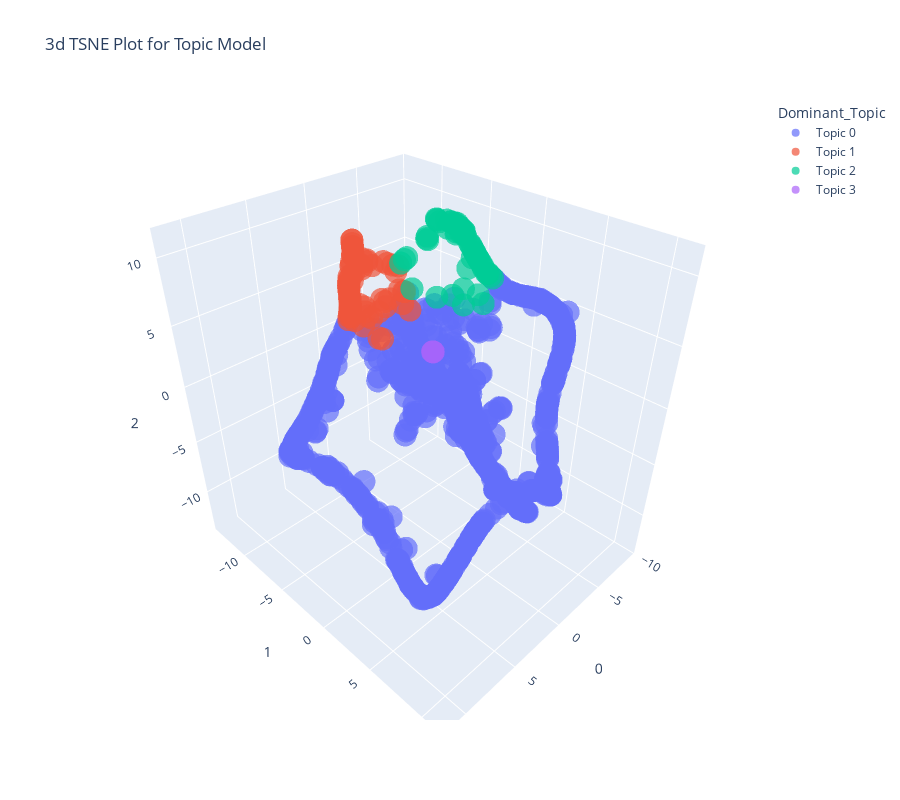

Source (notebook cell):
### Code cell
plot_model(lda, plot = 'tsne')
